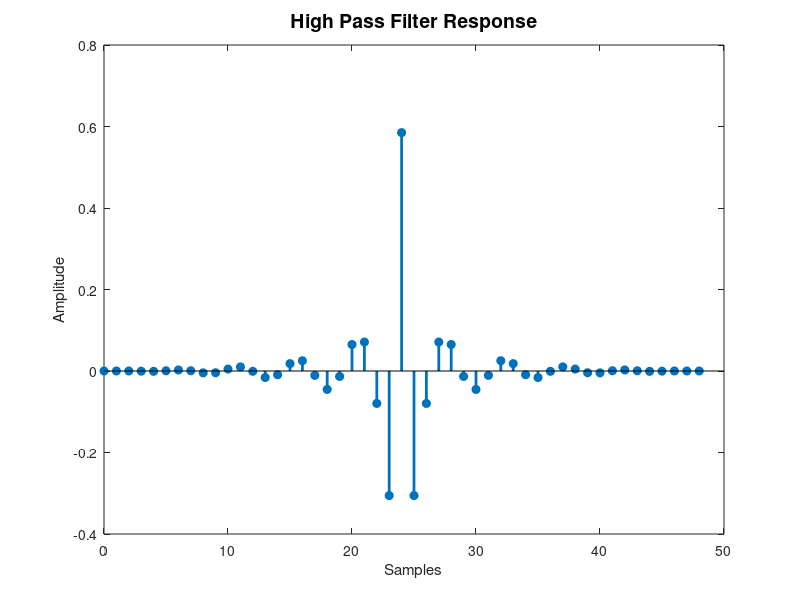
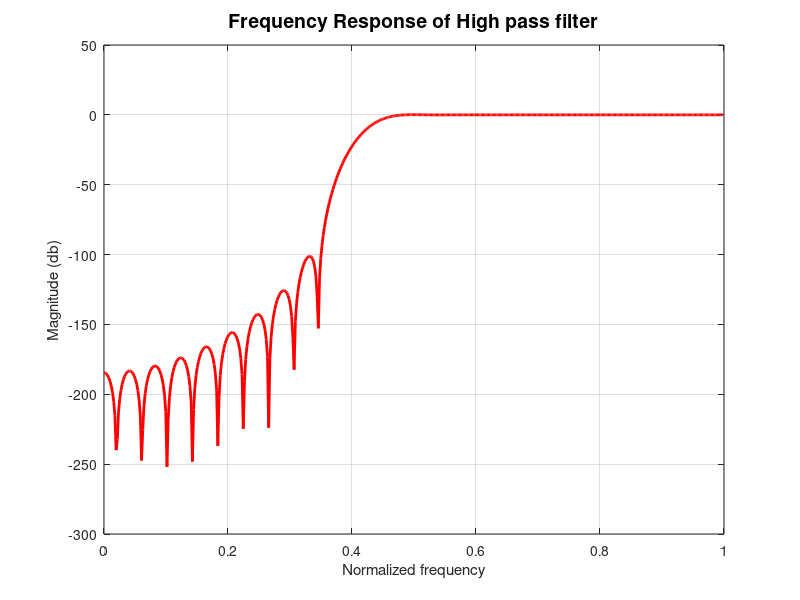

MATLAB code for these plots, in order:
clc;
clear;
close all;
wp=0.5*pi;
ws=0.33*pi;
wc=(wp+ws)/2;
TranBand=wp-ws;
M=ceil(8*pi/TranBand);
n=0:1:M;
w=0.5-0.5*cos(2*n*pi/M);
h_d_hpf=sinc(n-M/2)-(wc/pi)*sinc(wc*(n-M/2)/pi);
h_n=w.*h_d_hpf;
figure
stem(n, h_n, "filled", "linewidth", 2)
xlabel("Samples")
ylabel("Amplitude")
title("High Pass Filter Response", "FontSize", 14)
figure
%freqz(h_d_lpf)
[h, w]=freqz(h_n);
plot(w/pi, 20*log(abs(h)), "color", "r", "linewidth", 2)
grid on;
xlabel("Normalized frequency")
ylabel("Magnitude (db)")
title("Frequency Response of High pass filter", "FontSize", 14)